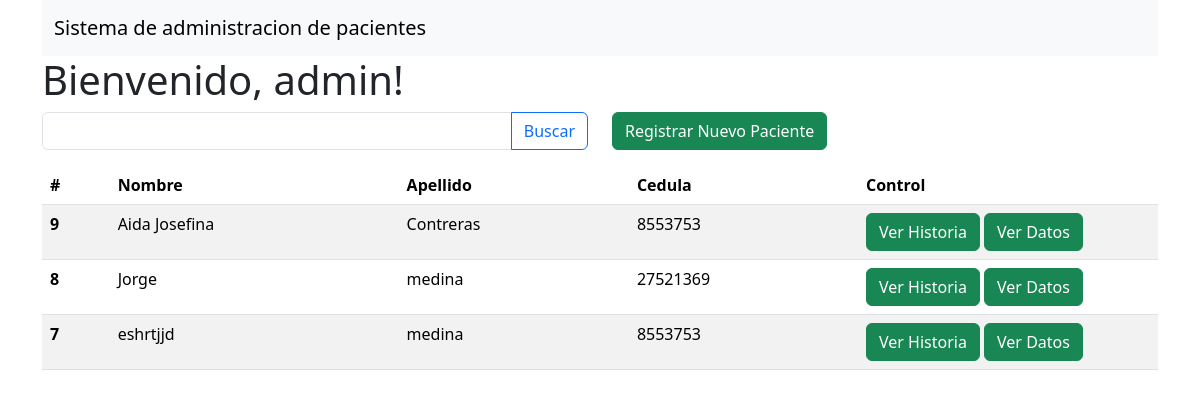
The app's page / (signed in) with its own data.
### app_historias/models.py (models this page shows, shortened)
class Registro_Paciente(models.Model):
    nombre = models.CharField(max_length=50, blank=True, null=True)
    apellido = models.CharField( max_length=50 , blank=True, null=True)
    fecha_nacimiento = models.CharField( max_length=50, blank=True, null=True)
    edad = models.IntegerField(blank=True, null=True)
    direccion = models.CharField( max_length=100, blank=True, null=True)
    telefono=models.CharField(max_length=50, blank=True, null=True)
    REF_Dr = models.CharField( max_length=50, blank=True, null=True)
    nombre_madre=models.CharField(max_length=50, blank=True, null=True)
    cedula_madre=models.CharField(max_length=50)
    email = models.EmailField(max_length=254 , blank=True, null=True)
    antecedentes_personales = models.TextField(blank=True, null=True)
    pn=models.CharField(max_length=50, blank=True, null=True)
    tn=models.CharField(max_length=50, blank=True, null=True)
    antecedentes_familiares = models.TextField(blank=True, null=True)
    enfermedad_actual = models.TextField(blank=True, null=True)
    fecha_registro = models.DateField(auto_now=False, auto_now_add=True, blank=True, null=True)
    class Meta:
        verbose_name = "registro_pasiente"
        verbose_name_plural = "registro_pasientes"

### app_historias/views.py (the view)
# urls.py: path('', views.index,name='inicio'),
@login_required(login_url='signin')
def index(request):
    search_query = request.GET.get('search')
    if search_query:
        pacientes = Registro_Paciente.objects.filter(
            Q(nombre__icontains=search_query) |
            Q(apellido__icontains=search_query) |
            Q(cedula__icontains=search_query)
        )
    else:
        pacientes = Registro_Paciente.objects.all()
    return render(request, 'index.html', {'pacientes': reversed(pacientes)})

### app_historias/templates/index.html
{% extends 'base.html' %}
{% block content %}
<h1>Bienvenido, {{ request.user.username }}!</h1>
<div class="row">
    <div class="col-md-6 col-sm-12">
        <form class="form-inline" method="GET">
            <div class="input-group">
                <input name="search" type="text" class="form-control" placeholder="" aria-label="Recipient's username" aria-describedby="button-addon2">
                <button class="btn btn-outline-primary" type="submit" id="button-addon2">Buscar</button>
            </div>
        </form>
    </div>
    <div class="col-md-6 col-sm-12">
        <a class="btn btn-success" href="{% url 'registerpas' %}">Registrar Nuevo Paciente</a>
    </div>
</div>
<div class="row">
    <div class="col-12">
        <table class="table table-striped">
            <thead>
                <tr>
                    <th scope="col">#</th>
                    <th scope="col">Nombre</th>
                    <th scope="col">Apellido</th>
                    <th scope="col">Cedula</th>
                    <th scope="col">Control</th>
                </tr>
            </thead>
        <tbody>
        {% for p in pacientes %}
        <tr>
            <th scope="row">{{p.id}}</th>
            <td>{{p.nombre}}</td>
            <td>{{p.apellido}}</td>
            <td>{{p.cedula_madre}}</td>
            <td style="width: 300px;">
                <a class="btn btn-success" href="{% url 'historias_por_paciente' p.id %}">Ver Historia</a>
                <a class="btn btn-success" href="{% url 'detalles_paciente' p.id %}">Ver Datos</a>
            </td>
        </tr>
        {% endfor %}
    </tbody>
</table>
</div>
</div>
{% endblock content %}

### templates/base.html (shortened to what this page needs)
<html lang="en">
<head>
    <link href="https://cdn.jsdelivr.net/npm/bootstrap@5.3.1/dist/css/bootstrap.min.css" rel="stylesheet">
</head>
<body>
    <div class="container">
        <nav class="navbar bg-body-tertiary">
            <div class="container-fluid">
              <a class="navbar-brand" href="#">Sistema de administracion de pacientes</a>
            </div>
          </nav>
      {% block content %}
      {% endblock content %}
    </div>
</body>
</html>

### records on screen
Registro_Paciente: id "9", nombre "Aida Josefina", apellido "Contreras", cedula_madre "8553753"
Registro_Paciente: id "8", nombre "Jorge", apellido "medina", cedula_madre "27521369"
Registro_Paciente: id "7", nombre "eshrtjjd", apellido "medina", cedula_madre "8553753"

### other values on screen
{{ request.user.username }} "admin"
